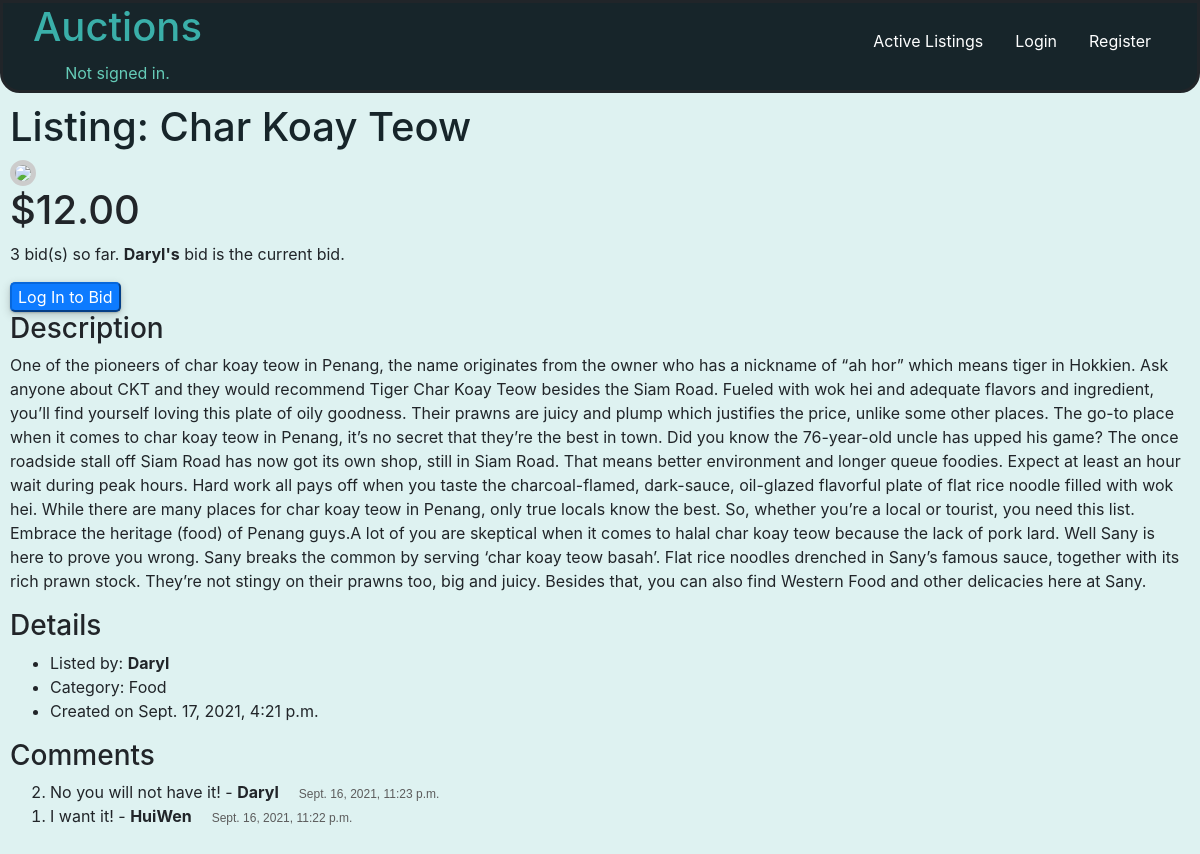
/listing/2, run on the app's committed database.
### auctions/models.py (models this page shows, shortened)
class Listing(models.Model):
    title = models.CharField(max_length=200)
    description = models.CharField(max_length=2500)
    image_url = models.URLField(blank=True)
    user = models.ForeignKey(User, on_delete=CASCADE, related_name="listings")
    category = models.ForeignKey(Category, on_delete=models.SET_NULL, null=True, blank=True, related_name="listings")
    time_created = models.DateTimeField(auto_now=True)
    is_open = models.BooleanField(default=True)

class Bid(models.Model):
    user = models.ForeignKey(User, on_delete=CASCADE, related_name="bids")
    price = models.DecimalField(decimal_places=2, max_digits=10)
    listing = models.OneToOneField(Listing, on_delete=CASCADE, related_name="bids")
    num_of_bids = models.IntegerField(default=1, editable=False)
    def __str__(self):
        return f"${self.price}"

class User(AbstractUser):
    watchlist = models.ManyToManyField('Listing', blank=True, related_name="watchlists")
    pass

class Category(models.Model):
    category = models.CharField(max_length=50)
    def __str__(self):
        return f"{self.category}"

class Comment(models.Model):
    user = models.ForeignKey(User, on_delete=DO_NOTHING, related_name="comments")
    listing = models.ForeignKey(Listing, on_delete=CASCADE, related_name="comments")
    content = models.CharField(max_length=2000)
    time_commented = models.DateTimeField(auto_now=True)

### auctions/views.py (the view)
# urls.py: path("listing/<int:listing_id>", views.listing, name="listing"),
def listing(request, listing_id):
    if request.user.is_authenticated:
        current_price = Bid.objects.get(listing=listing_id)
        current_price = current_price.price
        current_user = User.objects.get(username=request.user)
        user_watchlist = current_user.watchlist.all()
        if request.method == 'POST':
            if request.POST.__contains__('comment'):
                com = CommentForm(request.POST)
                if com.is_valid():
                    new_comment = com.cleaned_data['comment']
                    new_comment = Comment(user=request.user, listing=Listing.objects.get(id=listing_id), content=new_comment)
                    new_comment.save()
                    bids = Bid.objects.get(listing=listing_id)
                    return render(request, "auctions/listing.html", {
                        "listing": Listing.objects.get(id=listing_id),
                        "bid": bids,
                        "user": request.user,
                        "category_names": Category.objects.all().order_by('category'),
                        "comments": Comment.objects.filter(listing=listing_id).order_by('-time_commented'),
                        "comment_form":CommentForm(),
                        "user_watchlist":user_watchlist
                    })
            else:
                new_price = request.POST['price']
                if int(new_price)<=current_price:
                    bids = Bid.objects.get(listing=listing_id)
                    return render(request, "auctions/listing.html", {
                    "listing": Listing.objects.get(id=listing_id),
                    "bid": bids,
                    "user": request.user,
                    "error_msg": "Your bid must be higher than the current bid!",
                    "category_names": Category.objects.all().order_by('category'),
                    "comments": Comment.objects.filter(listing=listing_id).order_by('-time_commented'),
                    "comment_form":CommentForm(),
                    "user_watchlist":user_watchlist
                })
                else:
                    new_bid=Bid.objects.get(listing=listing_id)
                    new_bid.price=new_price
                    new_bid.user=request.user
                    new_bid.save()
                    bids = Bid.objects.get(listing=listing_id)
                    return render(request, "auctions/listing.html", {
                    "listing": Listing.objects.get(id=listing_id),
                    "bid": bids,
                    "user": request.user,
                    "success_msg": "Your bid has successfully been placed!",
                    "category_names": Category.objects.all().order_by('category'),
                    "comments": Comment.objects.filter(listing=listing_id).order_by('-time_commented'),
                    "comment_form":CommentForm(),
                    "user_watchlist":user_watchlist
                })
        else:
            bids = Bid.objects.get(listing=listing_id)
            return render(request, "auctions/listing.html", {
                "listing": Listing.objects.get(id=listing_id),
                "bid": bids,
                "user": request.user,
                "category_names": Category.objects.all().order_by('category'),
                "comments": Comment.objects.filter(listing=listing_id).order_by('-time_commented'),
                "comment_form":CommentForm(),
                "user_watchlist":user_watchlist
            })
    else:
        bids = Bid.objects.get(listing=listing_id)
        return render(request, "auctions/listing.html", {
            "listing": Listing.objects.get(id=listing_id),
            "bid": bids,
            "user": request.user,
            "category_names": Category.objects.all().order_by('category'),
            "comments": Comment.objects.filter(listing=listing_id).order_by('-time_commented'),
            "comment_form":CommentForm(),
        })

### auctions/views.py
class CommentForm(forms.Form):
    comment = forms.CharField(widget=TextInput(attrs={'class': 'create_form', 'placeholder': 'Add a comment', 'maxlength':2000}), label='', required=False)

### auctions/templates/auctions/listing.html (shortened to what this page needs)
{% extends "auctions/layout.html" %}
{% block body %}
    <div class="listing-top">
        <h1 class="head">Listing: {{ listing.title }}</h1>
    </div>
    {% if listing.image_url %}
        <img class="listing-image" src="{{ listing.image_url }}" height="300">
    {% else %}
        <img class="listing-image" src="https://encrypted-tbn0.gstatic.com/images?q=tbn:ANd9GcRd-y-IJN8glQlf1qoU01dEgGPUa0d1-sjfWg&usqp=CAU" width="300" height="300">
    {% endif %}
    <h1>{{ listing.bids }}</h1>
    {% if listing.is_open %}
        <p>{{ bid.num_of_bids }} bid(s) so far.
            {% if user == bid.user %}
            Your bid is the current bid.
            {% else %}
            <b>{{ bid.user }}'s</b> bid is the current bid.
            {% endif %}
        </p>
    {% else %}
        <p>
            The bid is closed.
        </p>
    {% endif %}
    {% if user.is_authenticated %}
        {% if listing.is_open %}
            <form action="{% url 'listing' listing.id %}" method="POST">
                {% csrf_token %}
                <input class="create_form" type="number" placeholder="Bid" name="price" required min=1>
                <br>
                <input class="submit_button" type="submit" value="Place Bid">
            </form>
        {% endif %}
    {% else %}
        <form action="{% url 'login' %}">
            <input class="submit_button" type="submit" value="Log In to Bid">
        </form>
    {% endif %}
    <h3>Description</h3>
    <p>{{ listing.description }}</p>
    <h3>Details</h3>
    <ul>
        <li>Listed by:
            {% if listing.user == user %}
                You
            {% else %}
                <b>{{ listing.user }}</b>
            {% endif %}
        </li>
        <li>Category:
            {% if listing.category %}
                {{ listing.category }}
            {% else %}
                No category listed
            {% endif %}
        </li>
        <li>
            <span>Created on {{ listing.time_created }}</span>
        </li>
    </ul>
    <h3>Comments</h3>
    {% if comments %}
        <ol reversed>
            {% for comment in comments %}
                <li>{{ comment.content }} - <b>{{ comment.user }}</b><span class="date-time" style="margin-left: 20px;">{{ comment.time_commented }}</span></li>
            {% endfor %}
        </ol>
    {% else %}
        No comments yet
    {% endif %}
{% endblock %}

### auctions/templates/auctions/layout.html (shortened to what this page needs)
{% load static %}
<!DOCTYPE html>
<html lang="en">
    <head>
        <link rel="stylesheet" href="https://stackpath.bootstrapcdn.com/bootstrap/4.4.1/css/bootstrap.min.css">
        <link href="{% static 'auctions/styles.css' %}" rel="stylesheet">
    </head>
    <body>
        <div class="layout_body">
            <h1><a class="Auction" href="{% url 'index' %}" title="Active Listings">Auctions</a></h1>
            <ul class="nav">
                <li class="nav-item">
                    <form action="{% url 'index' %}">
                        <input class="nav-link" type="submit" value="Active Listings">
                    </form>
                </li>
                {% if user.is_authenticated %}
                    <li class="nav-item dropdown">
                        <button class="nav-link">Categories</button>
                        <ul class="dropdown-content">
                                <li>
                                    <a href="{% url 'category' 'noCat' %}">
                                        No Category
                                    </a>
                                </li>
                            {% for category_name in category_names %}
                                <li>
                                    <a href="{% url 'category' category_name %}">
                                        {{ category_name }}
                                    </a>
                                </li>
                            {% endfor %}
                        </ul>
                    </li>
                    <li class="nav-item">
                        <form action="{% url 'watchlist' %}">
                            <input class="nav-link" type="submit" value="Watchlist">
                        </form>
                    </li>
                    <li class="nav-item">
                        <form action="{% url 'create' %}">
                            <input class="nav-link" type="submit" value="Create Listing">
                        </form>
                    </li>
                    <li class="nav-item">
                        <form action="{% url 'myListings' %}">
                            <input class="nav-link" type="submit" value="My Listings">
                        </form>
                    </li>
                    <li class="nav-item">
                        <form action="{% url 'logout' %}">
                            <input class="nav-link" type="submit" value="Logout">
                        </form>
                    </li>
                {% else %}
                    <li class="nav-item">
                        <form action="{% url 'login' %}">
                            <input class="nav-link" type="submit" value="Login">
                        </form>
                    </li>
                    <li class="nav-item">
                        <form action="{% url 'register' %}">
                            <input class="nav-link" type="submit" value="Register">
                        </form>
                    </li>
                {% endif %}
            </ul>
            <div class="signed_in">
                {% if user.is_authenticated %}
                    Signed in as <strong>{{ user.username }}</strong>.
                {% else %}
                    Not signed in.
                {% endif %}
            </div>
        </div>
        <div class="blocks">
            {% block body %}
            {% endblock %}
        </div>
    </body>
</html>

### auctions/static/auctions/styles.css (style rules this page uses)
.Auction { color: #3AAFA9; }
.date-time { color: #5c5c5c; font-family: Verdana, Geneva, Tahoma, sans-serif; font-size: 12px; }
.layout_body { display: grid; grid-template-columns: 1fr 9fr; grid-template-rows: 2fr 1fr; position: sticky; background-color: #17252A; top: 0; padding: 0 30px; border-style: solid; border-radius: 0 0 20px 20px; }
.layout_body .nav { display: flex; justify-self: flex-end; align-self: flex-end; }
.nav-link { border-style: none; margin: 0; justify-content: flex-end; background-color: transparent; color: #FEFFFF; }
.layout_body .signed_in { justify-self: center; grid-column: 1/2; margin-bottom: 5px; color: #65CCB8; }
.blocks { padding: 10px; }
body { background-color: #DEF2F1; }
.head { color: #17252A; }
.listing-image { border-radius: 20px; border: 5px solid #ccc; }
.submit_button, .submit_index { background-color:rgb(13,123,255); color:white; border-radius:5px; border-color:rgb(7, 103, 219); box-shadow: 0 1px 2px 0 rgba(0, 0, 0, 0.2), 0 3px 10px 0 rgba(0, 0, 0, 0.19); }
.listing-top { display: grid; grid-template-columns: 4fr 1fr 1fr; }

### data on the page
Listing: title "Char Koay Teow", bids "$12.00", description "One of the pioneers of char koay teow in Penang, the name originates from the owner who has a nickname of “ah hor” which means tiger in Hokkien. Ask anyone about CKT and they would recommend Tiger Char Koay Teow besides the Siam Road. Fueled with wok hei and adequate flavors and ingredient, you’ll find yourself loving this plate of oily goodness. Their prawns are juicy and plump which justifies the price, unlike some other places. The go-to place when it comes to char koay teow in Penang, it’s no secret that they’re the best in town. Did you know the 76-year-old uncle has upped his game? The once roadside stall off Siam Road has now got its own shop, still in Siam Road. That means better…", user "Daryl", category "Food", time_created "Sept. 17, 2021, 4:21 p.m."
Bid: num_of_bids "3", user "Daryl"
Comment: content "No you will not have it!", user "Daryl", time_commented "Sept. 16, 2021, 11:23 p.m."
Comment: content "I want it!", user "HuiWen", time_commented "Sept. 16, 2021, 11:22 p.m."
